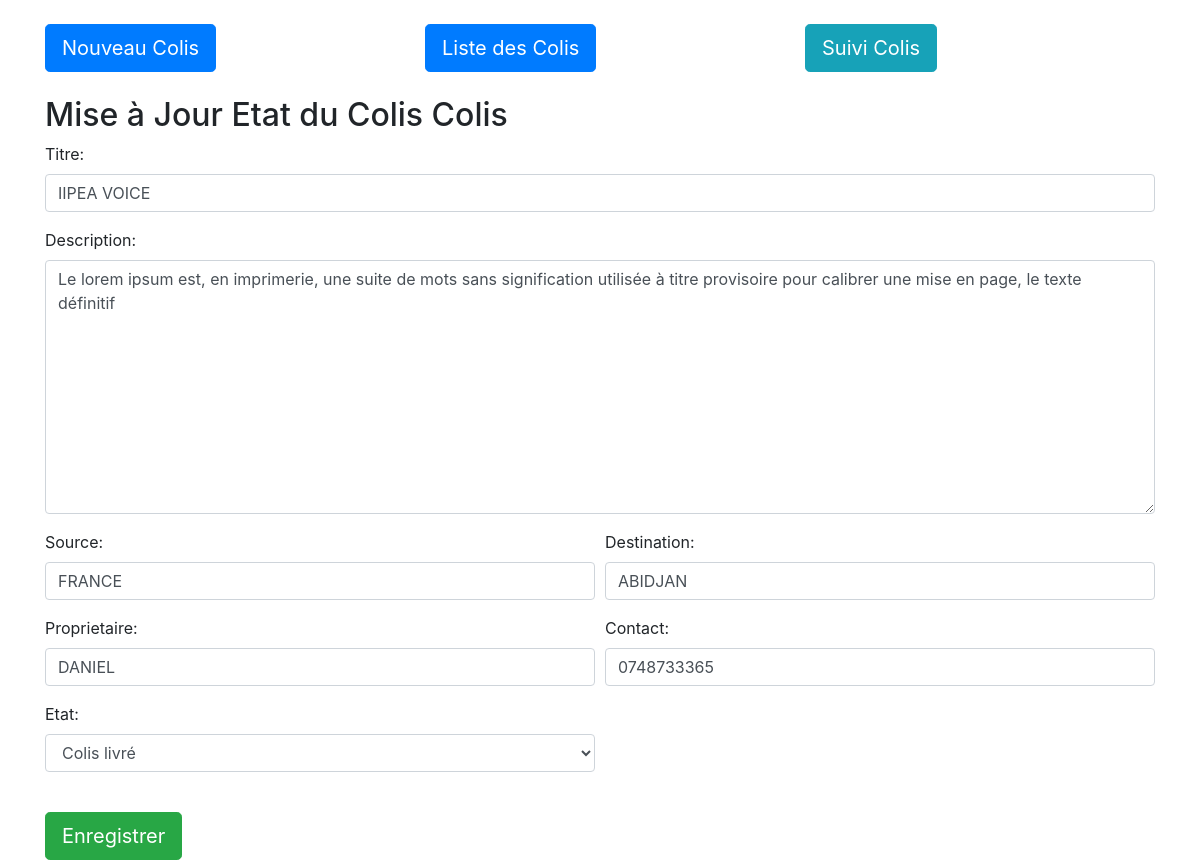
Page /colis/1/update/ on the committed database.
### app/models.py (models this page shows, shortened)
class Colis(models.Model):
    titre = models.CharField(max_length=150)
    description = models.CharField(max_length=150)
    source = models.CharField(max_length=150)
    destination = models.CharField(max_length=150)
    proprietaire = models.CharField(max_length=150)
    contact = models.CharField(max_length=20)
    etat = models.CharField(max_length=100, choices=status,)
    active = models.BooleanField(default=True)
    created = models.DateTimeField(auto_now_add=True)
    date_update = models.DateTimeField(auto_now=True)
    code  = models.CharField(max_length=10,editable=False)
    progression = models.IntegerField(default=0)
    class Meta:
        verbose_name = 'Colis'
        verbose_name_plural = 'Coliss'

### app/views.py (the view)
# urls.py: path('colis/<int:pk>/update/', ColisUpdateView.as_view(), name='colis_update'),
class ColisUpdateView(UpdateView):
    model = Colis
    form_class = ColisForm
    template_name = 'colis_form.html'
    success_url = reverse_lazy('colis_list')

### app/forms.py
class ColisForm(forms.ModelForm):
    class Meta:
        model = Colis
        fields = ['titre', 'description', 'source', 'destination', 'proprietaire', 'contact', 'etat',]
        widgets = {
            'titre': forms.TextInput(attrs={'class': 'form-control'}),
            'description': forms.Textarea(attrs={'class': 'form-control'}),
            'source': forms.TextInput(attrs={'class': 'form-control'}),
            'destination': forms.TextInput(attrs={'class': 'form-control'}),
            'proprietaire': forms.TextInput(attrs={'class': 'form-control'}),
            'contact': forms.TextInput(attrs={'class': 'form-control'}),
            'etat': forms.Select(attrs={'class': 'form-control'}),
        }

### templates/colis_form.html (shortened to what this page needs)
<!doctype html>
<html lang="en">
  <head>
    <link rel="stylesheet" href="https://cdn.jsdelivr.net/npm/bootstrap@4.1.3/dist/css/bootstrap.min.css">
  </head>
  <body>
    <div class="container">
        <br>
                <div class="row">
                    <br>
                    <div class="col">
                        <a href="{% url 'colis_create' %}" class="btn btn-lg  btn-primary">Nouveau Colis</a>
                    </div>
                    <div class="col">
                        <a href="{% url 'colis_list' %}" class="btn btn-lg  btn-primary">Liste des  Colis</a>
                    </div>
                    <div class="col">
                        <a href="{% url 'recherche_colis' %}" class="btn btn-lg  btn-info">Suivi  Colis</a>
                    </div>
                </div>
<br>
        <h2>
            {% if form.instance.pk %}Mise à Jour Etat du Colis{% else %}Enregistrement d'un Nouveau Colis{% endif %} Colis</h2>
            <form method="post" enctype="multipart/form-data">
                <div class="form-row">
                    <div class="form-group col-md-12">
                        {{ form.titre.label_tag }}
                        {{ form.titre }}
                    </div>
                </div>
                <div class="form-row">
                    <div class="form-group col-md-12">
                        {{ form.description.label_tag }}
                        {{ form.description }}
                    </div>
                </div>
                <div class="form-row">
                    <div class="form-group col-md-6">
                        {{ form.source.label_tag }}
                        {{ form.source }}
                    </div>
                    <div class="form-group col-md-6">
                        {{ form.destination.label_tag }}
                        {{ form.destination }}
                    </div>
                </div>
                <div class="form-row">
                    <div class="form-group col-md-6">
                        {{ form.proprietaire.label_tag }}
                        {{ form.proprietaire }}
                    </div>
                    <div class="form-group col-md-6">
                        {{ form.contact.label_tag }}
                        {{ form.contact }}
                    </div>
                </div>
                <div class="form-row">
                    <div class="form-group col-md-6">
                        {{ form.etat.label_tag }}
                        {{ form.etat }}
                    </div>
                </div>
                <br>
                <button class="btn btn-lg btn-success" type="submit">Enregistrer</button>
            </form>
    </div>
  </body>
</html>

### rows in the picture
Colis: titre "IIPEA VOICE", description "Le lorem ipsum est, en imprimerie, une suite de mots sans signification utilisée à titre provisoire pour calibrer une mise en page, le texte définitif", source "FRANCE", destination "ABIDJAN", proprietaire "DANIEL", contact "0748733365", etat "Colis livré"
